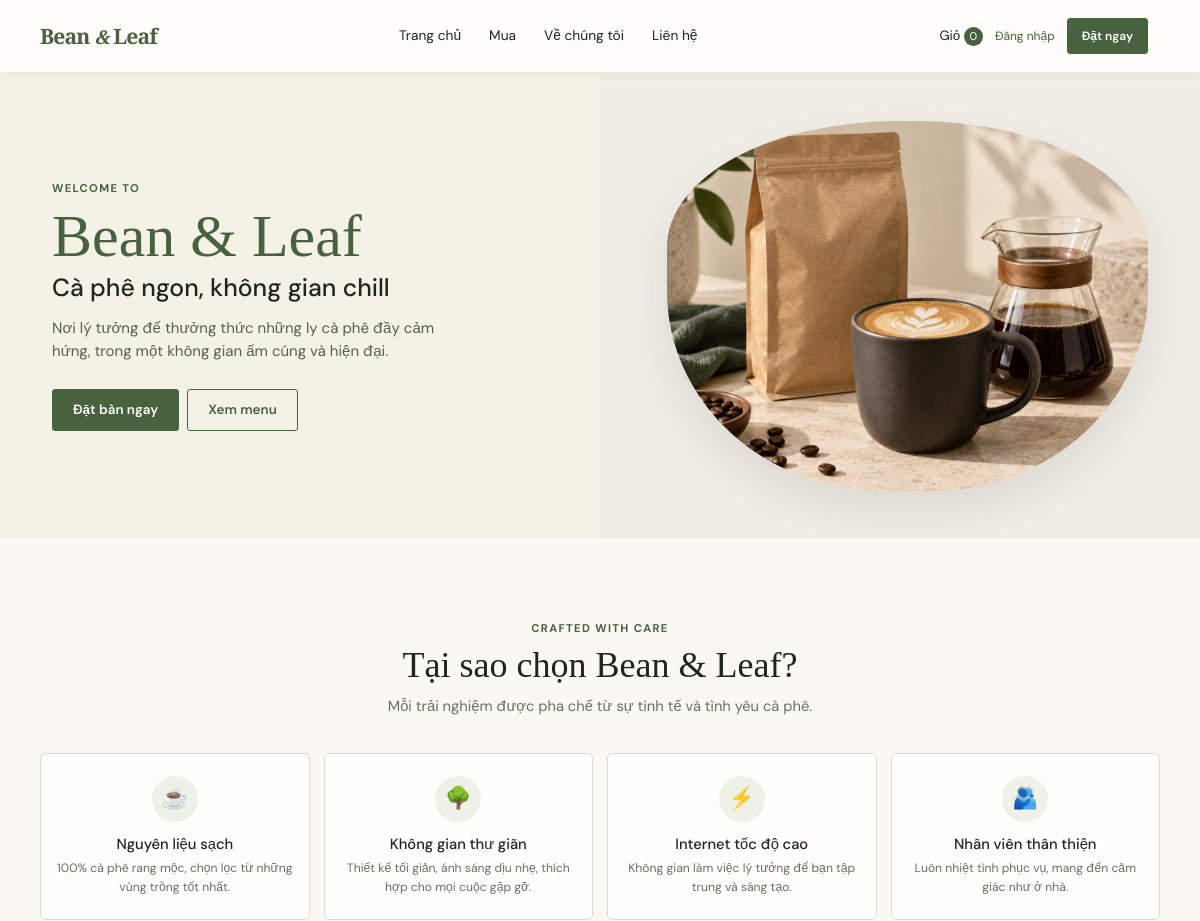
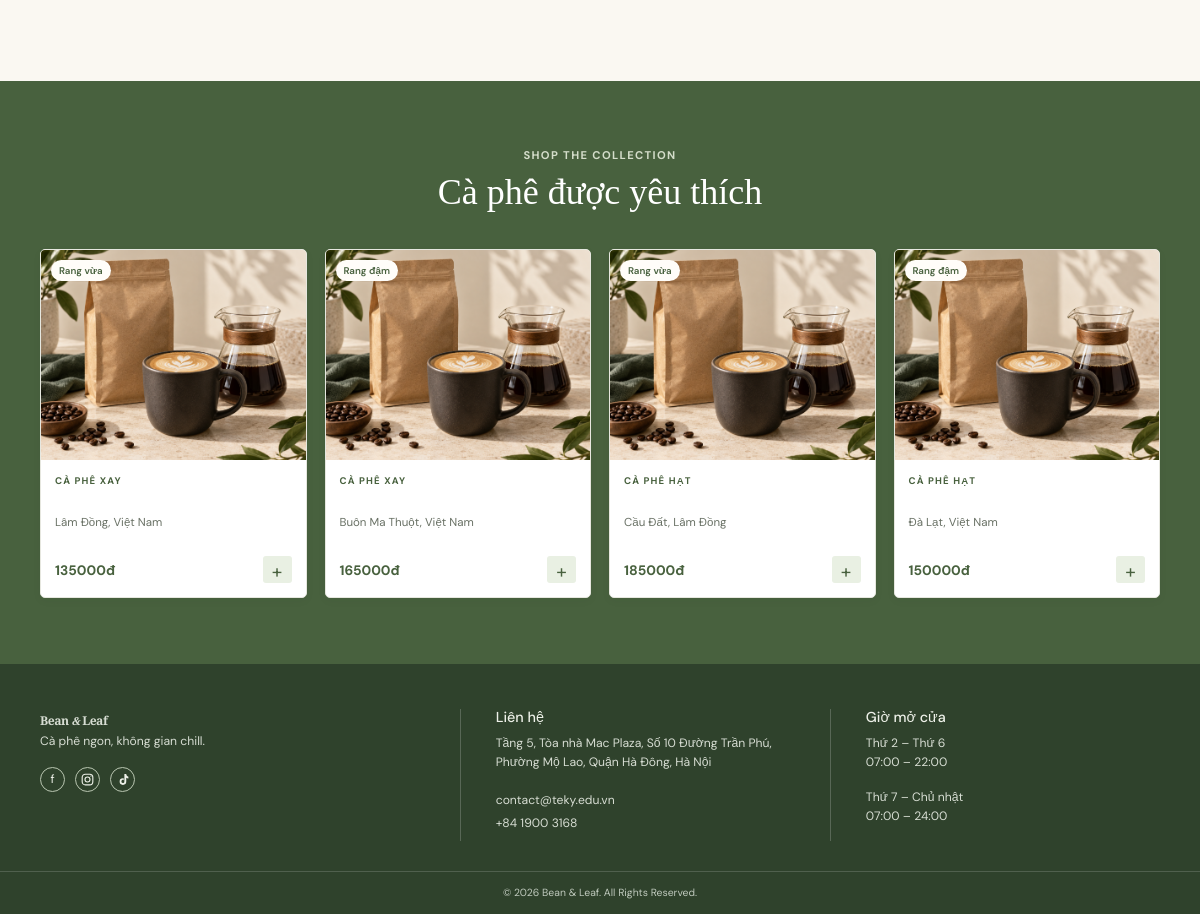
The page / on the database its author committed (2 pictures, top to bottom).
### products/models.py (models this page shows, shortened)
class Product(models.Model):
    ROAST_CHOICES = [('light', 'Rang nhạt'), ('medium', 'Rang vừa'), ('dark', 'Rang đậm')]
    category = models.ForeignKey(Category, on_delete=models.PROTECT, related_name='products')
    name = models.CharField(max_length=180)
    slug = models.SlugField(unique=True)
    description = models.TextField()
    price = models.PositiveIntegerField(help_text='Giá VND')
    image = models.ImageField(upload_to='products/', blank=True)
    roast_level = models.CharField(max_length=10, choices=ROAST_CHOICES, default='medium')
    origin = models.CharField(max_length=120, blank=True)
    stock = models.PositiveIntegerField(default=20)
    is_featured = models.BooleanField(default=False)
    is_active = models.BooleanField(default=True)
    created_at = models.DateTimeField(auto_now_add=True)
    class Meta:
        ordering = ['-is_featured', '-created_at']
        indexes = [
            models.Index(fields=['is_active', 'category'], name='product_active_category_idx'),
            models.Index(fields=['is_active', 'roast_level'], name='product_active_roast_idx'),
        ]
    def get_absolute_url(self):
        return reverse('products:detail', args=[self.slug])

class Category(models.Model):
    name = models.CharField(max_length=100)
    slug = models.SlugField(unique=True)
    class Meta:
        verbose_name_plural = 'categories'
        ordering = ['name']

### core/views.py (the view)
# urls.py: 2. Add a URL to urlpatterns:  path('', views.home, name='home')
def home(request):
    featured_products = Product.objects.select_related('category').filter(
        is_active=True, is_featured=True
    )[:4]
    return render(request, 'core/home.html', {'featured_products': featured_products})

### cart/services.py (called while the page is built)
def get_cart(session): return session.get(SESSION_KEY, {})

def cart_count(session): return sum(get_cart(session).values())

### core/context_processors.py (called while the page is built)
def cart(request):
    return {'cart_count': cart_count(request.session)}

### templates/core/home.html (shortened to what this page needs)
{% extends 'base.html' %}{% load static %}
{% block content %}
<section class="hero">
    <div class="container hero-grid">
        <div class="hero-copy">
            <p class="eyebrow">Welcome to</p>
            <h1>Bean &amp; Leaf</h1>
            <h2>Cà phê ngon, không gian chill</h2>
            <p>Nơi lý tưởng để thưởng thức những ly cà phê đầy cảm hứng, trong một không gian ấm cúng và hiện đại.</p>
            <div class="hero-buttons"><a class="button" href="{% url 'products:list' %}">Đặt bàn ngay</a><a
                    class="button outline" href="#why">Xem menu</a></div>
        </div>
        <div class="hero-photo"><img src="{% static 'images/coffee-hero.png' %}" alt="Bộ cà phê Bean & Leaf"></div>
    </div>
</section>
<section id="why" class="container section why">
    <div class="section-heading">
        <p class="eyebrow">Crafted with care</p>
        <h2>Tại sao chọn Bean &amp; Leaf?</h2>
        <p>Mỗi trải nghiệm được pha chế từ sự tinh tế và tình yêu cà phê.</p>
    </div>
    <div class="benefit-grid">
        <article>
            <div class="benefit-icon">☕</div>
            <h3>Nguyên liệu sạch</h3>
            <p>100% cà phê rang mộc, chọn lọc từ những vùng trồng tốt nhất.</p>
        </article>
        <article>
            <div class="benefit-icon">🌳</div>
            <h3>Không gian thư giãn</h3>
            <p>Thiết kế tối giản, ánh sáng dịu nhẹ, thích hợp cho mọi cuộc gặp gỡ.</p>
        </article>
        <article>
            <div class="benefit-icon">⚡</div>
            <h3>Internet tốc độ cao</h3>
            <p>Không gian làm việc lý tưởng để bạn tập trung và sáng tạo.</p>
        </article>
        <article>
            <div class="benefit-icon">🫂</div>
            <h3>Nhân viên thân thiện</h3>
            <p>Luôn nhiệt tình phục vụ, mang đến cảm giác như ở nhà.</p>
        </article>
    </div>
</section>
<section class="feature-strip">
    <div class="container section">
        <div class="section-heading light">
            <p class="eyebrow">Shop the collection</p>
            <h2>Cà phê được yêu thích</h2>
        </div>
        <div class="catalog-grid">{% for product in featured_products %}{% include 'partials/product_card.html' %}{% empty %}<p>Danh mục đang được cập nhật.</p>{% endfor %}</div>
    </div>
</section>
{% endblock %}

### templates/partials/product_card.html
{% load static %}
<article class="product-card"><a class="product-image" href="{{ product.get_absolute_url }}">{% if product.image %}<img
            src="{{ product.image.url }}" alt="{{ product.name }}">{% else %}<img
            src="{% static 'images/coffee-hero.png' %}" alt="{{ product.name }}">{% endif %}<span class="pill">{{ product.get_roast_level_display }}</span></a>
    <div class="product-body">
        <p class="eyebrow">{{ product.category.name }}</p>
        <h3><a href="{{ product.get_absolute_url }}">{{ product.name }}</a></h3>
        <p class="product-origin">{{ product.origin|default:'Hương vị cân bằng' }}</p>
        <div class="product-bottom"><strong>{{ product.price|stringformat:'d' }}đ</strong>
            {% if product.stock %}
            <form method="post" action="{% url 'cart:add' product.id %}">{% csrf_token %}<input type="hidden"
                    name="next" value="{{ request.get_full_path }}"><button aria-label="Thêm {{ product.name }}"
                    class="add-button">+</button></form>
            {% else %}<span class="product-out-of-stock">Tạm hết hàng</span>{% endif %}
        </div>
    </div>
</article>

### static/css/site.css (style rules this page uses)
:root { --green: #48613e; --deep: #2f422c; --cream: #faf8f2; --tan: #ebe5d7; --ink: #1e261e; --muted: #687064; --line: #d8dcd2; --shadow: 0 12px 32px rgba(38, 52, 33, .08) }
* { box-sizing: border-box }
html { scroll-behavior: smooth }
body { margin: 0; background: var(--cream); color: var(--ink); font-family: 'DM Sans', sans-serif; font-size: 15px; line-height: 1.55 }
.container { width: min(1120px, calc(100% - 48px)); margin-inline: auto }
a { color: inherit; text-decoration: none }
h1, h2, h3, p { margin-top: 0 }
h1, h2 { font-family: 'Playfair Display', serif }
h1 { font-size: clamp(2.25rem, 5vw, 4.8rem); line-height: 1.06 }
h2 { font-size: clamp(1.7rem, 3vw, 2.5rem); line-height: 1.15 }
.nav-cta, .button { display: inline-flex; align-items: center; justify-content: center; border: 1px solid var(--green); background: var(--green); color: #fff; padding: 10px 20px; border-radius: 3px; font-size: .84rem; font-weight: 600; cursor: pointer; transition: .2s }
.button.outline { background: transparent; color: var(--green); margin-left: 8px }
.hero { background: linear-gradient(90deg, #f4f1e7 50%, #efede6 50%); overflow: hidden }
.hero-grid { min-height: 465px; display: grid; grid-template-columns: 1fr .9fr; align-items: center; gap: 80px }
.hero-copy { max-width: 455px; padding: 70px 0 }
.eyebrow { font-size: .7rem; letter-spacing: .12em; text-transform: uppercase; color: var(--green); font-weight: 700; margin-bottom: 8px }
.hero h1 { color: var(--green); margin-bottom: 0 }
.hero h2 { font-family: 'DM Sans', sans-serif; font-size: 1.55rem; margin: 6px 0 14px }
.hero-copy>p:not(.eyebrow) { color: #556052; max-width: 410px; font-size: .94rem }
.hero-buttons { margin-top: 25px }
.hero-photo { height: 370px; border-radius: 48% 48% 45% 45% / 34% 34% 54% 54%; overflow: hidden; box-shadow: 0 18px 40px rgba(40, 40, 20, .1) }
.hero-photo img { width: 100%; height: 100%; object-fit: cover }
.section { padding: 82px 0 }
.section-heading { text-align: center; max-width: 600px; margin: 0 auto 35px }
.section-heading h2 { margin-bottom: 8px }
.section-heading>p:not(.eyebrow) { color: var(--muted); font-size: .92rem }
.benefit-grid { display: grid; grid-template-columns: repeat(4, 1fr); gap: 14px }
.benefit-grid article { background: #fffefa; border: 1px solid var(--line); padding: 22px 16px; border-radius: 5px; text-align: center }
.benefit-icon { width: 46px; height: 46px; border-radius: 50%; background: #eff1e8; color: var(--green); display: grid; place-items: center; margin: 0 auto 14px; font-size: 1.32rem }
.benefit-grid h3 { font-size: .92rem; margin-bottom: 6px }
.benefit-grid p { font-size: .76rem; color: var(--muted); margin: 0 }
.feature-strip { background: var(--green); color: #fff }
.feature-strip .section { padding-block: 66px }
.light .eyebrow { color: #d4ddca }
.catalog-grid { display: grid; grid-template-columns: repeat(4, 1fr); gap: 18px }
.product-card { background: #fff; border: 1px solid #e6e7df; border-radius: 5px; overflow: hidden; box-shadow: 0 3px 10px rgba(30, 45, 25, .04); display: flex; flex-direction: column }
.product-image { height: 210px; display: block; position: relative; background: #eee9dc; overflow: hidden }
.product-image img { width: 100%; height: 100%; object-fit: cover; transition: transform .35s }
.pill { position: absolute; top: 10px; left: 10px; border-radius: 20px; padding: 3px 8px; background: #fffdf9; color: var(--green); font-size: .61rem; font-weight: 600 }
.product-body { padding: 14px 14px 12px }
.product-body .eyebrow { font-size: .6rem; margin-bottom: 3px }
.product-body h3 { font-size: .91rem; line-height: 1.3; margin-bottom: 4px }
.product-origin { font-size: .72rem; color: var(--muted); min-height: 33px; margin-bottom: 9px }
.product-bottom { display: flex; align-items: center; justify-content: space-between; color: var(--green); font-size: .86rem }
.add-button { border: 0; background: #e9f0e3; color: var(--green); border-radius: 3px; width: 29px; height: 27px; font-size: 1.2rem; cursor: pointer }

### static/css/enhancements.css (style rules this page uses)
.product-card { transition: transform .25s ease, box-shadow .25s ease }
.button, .nav-cta, .add-button { transition: transform .2s ease, background .2s ease, box-shadow .2s ease }

### rows shown on the page
Product: roast_level "Rang vừa", category.name "CÀ PHÊ XAY", origin "Lâm Đồng, Việt Nam", price "135000"
Product: roast_level "Rang đậm", category.name "CÀ PHÊ XAY", origin "Buôn Ma Thuột, Việt Nam", price "165000"
Product: roast_level "Rang vừa", category.name "CÀ PHÊ HẠT", origin "Cầu Đất, Lâm Đồng", price "185000"
Product: roast_level "Rang đậm", category.name "CÀ PHÊ HẠT", origin "Đà Lạt, Việt Nam", price "150000"

### other values the page prints
{{ cart_count }} "0"
